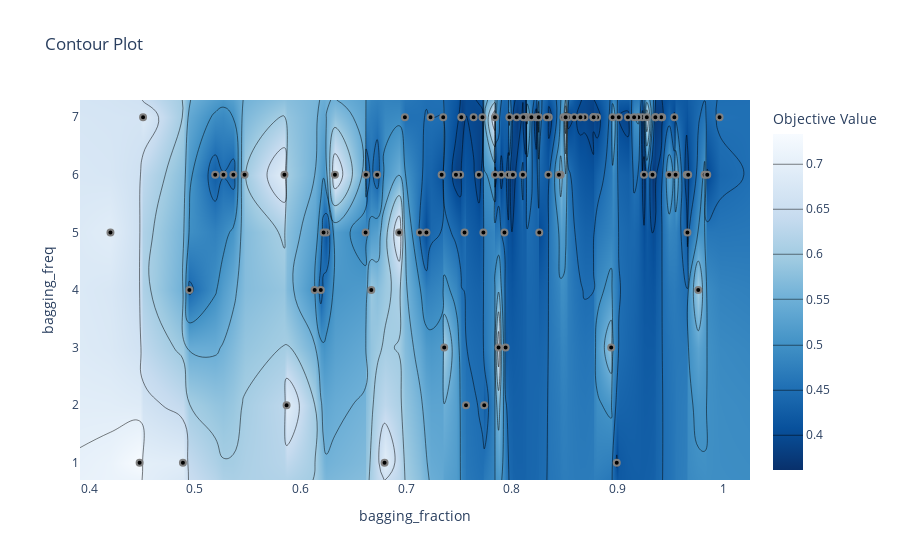

Source (notebook cell):
### Code cell
from optuna.visualization import plot_contour
plot_contour(study, params=['bagging_fraction', 'bagging_freq'])
